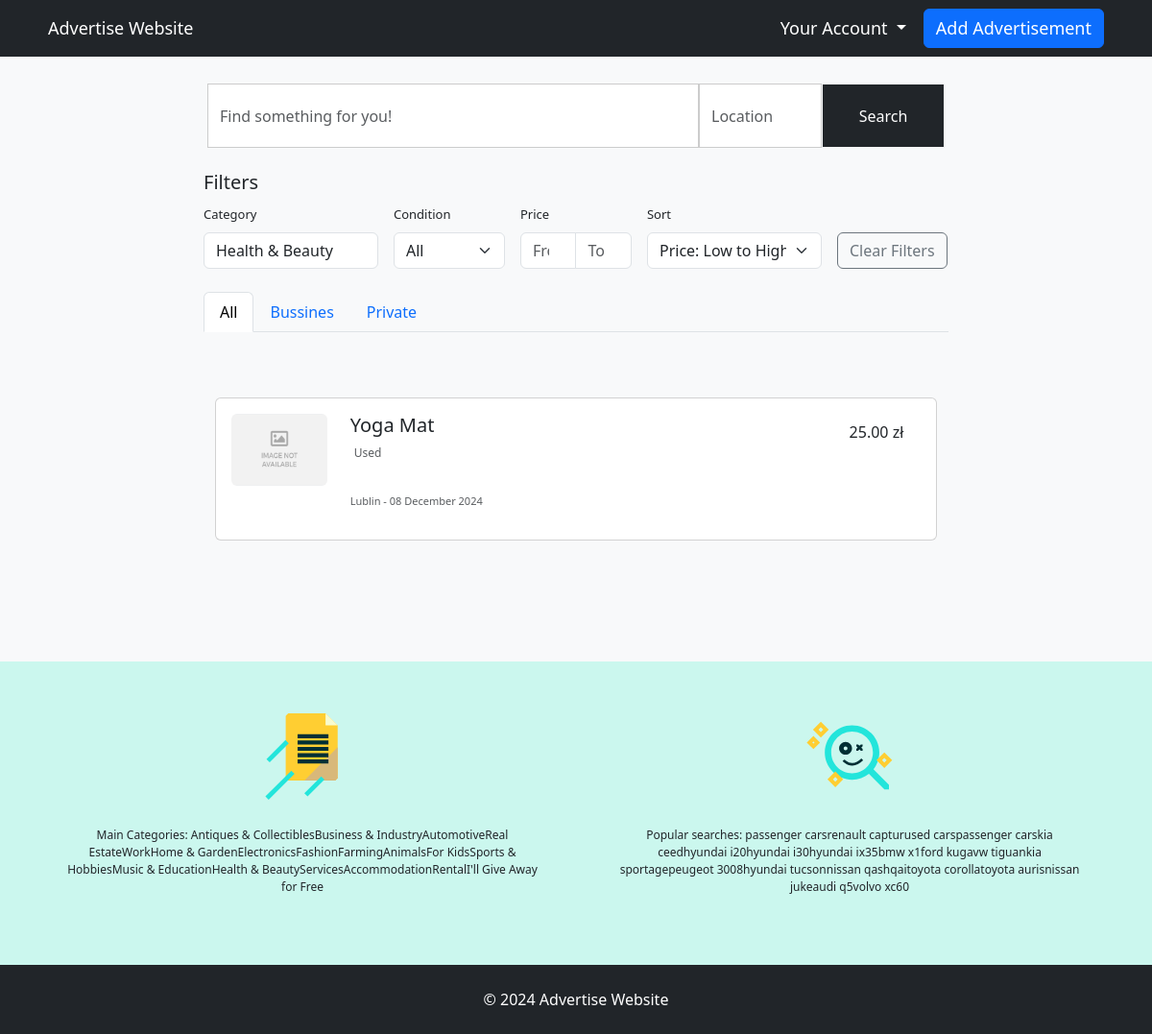
/oferts.php?category=10, run on the app's committed database.
### tables this page shows
CREATE TABLE IF NOT EXISTS ads (
    id INT AUTO_INCREMENT PRIMARY KEY,
    title VARCHAR(100) NOT NULL,
    description TEXT NOT NULL,
    price DECIMAL(10,2) NOT NULL,
    localization VARCHAR(100) NOT NULL,
    category_id INT NULL,
    image_path TEXT,
    user_id INT NOT NULL,
    phone_number VARCHAR(15) NULL,
    active TINYINT(1) DEFAULT 1,
    condit TINYINT(1) DEFAULT 0,
    created_at DATETIME DEFAULT CURRENT_TIMESTAMP,
    updated_at DATETIME DEFAULT CURRENT_TIMESTAMP ON UPDATE CURRENT_TIMESTAMP,
    FOREIGN KEY (category_id) REFERENCES categories(id) ON DELETE SET NULL,
    FOREIGN KEY (user_id) REFERENCES users(id) ON DELETE CASCADE
);

### oferts.php (the view, shortened to what this page needs)
<?php
require 'db.php';
try {
    $query = $db->prepare("SELECT id, name FROM categories");
    $query->execute();
    $categories = $query->fetchAll(PDO::FETCH_ASSOC);
} catch (PDOException $e) {
    echo json_encode(['success' => false, 'message' => 'Error fetching categories.']);
    exit();
}
$search = isset($_GET['search']) ? trim($_GET['search']) : null;
$location = isset($_GET['location']) ? trim($_GET['location']) : null;
$category = isset($_GET['category']) ? trim($_GET['category']) : null;
$condition = isset($_GET['condition']) ? trim($_GET['condition']) : null;
$priceFrom = isset($_GET['priceFrom']) ? trim($_GET['priceFrom']) : null;
$priceTo = isset($_GET['priceTo']) ? trim($_GET['priceTo']) : null;
$sql = "SELECT * FROM ads WHERE active = 1";
$params = [];
if (!empty($category)) {
    $sql .= " AND category_id = :category";
    $params[':category'] = $category;
}
$sortOrder = isset($_GET['sortOrder']) ? $_GET['sortOrder'] : 'price_asc';
switch ($sortOrder) {
    default:
        $sql .= " ORDER BY price ASC";
        break;
}
try {
    $query = $db->prepare($sql);
    $query->execute($params);
    $adsToDisplay = $query->fetchAll(PDO::FETCH_ASSOC);
} catch (PDOException $e) {
    echo json_encode(['success' => false, 'message' => 'Error fetching ads: ' . $e->getMessage()]);
    exit();
}
?>
<!DOCTYPE html>
<html lang="pl">
<head>
    <link href="https://cdn.jsdelivr.net/npm/bootstrap@5.3.3/dist/css/bootstrap.min.css" rel="stylesheet">
    <link href="https://cdnjs.cloudflare.com/ajax/libs/font-awesome/6.0.0/css/all.min.css" rel="stylesheet">
</head>
<body>
    <nav class="navbar navbar-expand-sm bg-dark">
        <div class="container-fluid container-custom">
            <a class="navbar-brand" href="./index.php">Advertise Website</a>
            <div class="collapse navbar-collapse justify-content-center" id="navbarSupportedContent">
                <ul class="navbar-nav">
                    <li class="nav-item dropdown">
                        <a class="nav-link dropdown-toggle" href="#" id="navbarDropdown" role="button"
                            data-bs-toggle="dropdown" aria-expanded="false">
                            Your Account
                        </a>
                    </li>
                </ul>
            </div>
            <a class="btn btn-primary btn-add-ad" href="./addAnnounView.php">Add Advertisement</a>
        </div>
    </nav>
    <div style="min-height: 630px;" id="kontener" class="container-fluid bg-light">
        <div class="row">
            <div class="col-md-2 bg-light" id="sideBar1"></div>
            <main class="col-md-8 bg-light">
                <div style="padding: 20px 0;" class="col-md-12 bg-light">
                    <form id="searchForm" action="./oferts.php" method="GET">
                        <div class=" justify-content-center align-items-center mx-3 my-2">
                            <div class="row">
                                <div class="col-lg-8 col-md-8 col-sm-8 p-0">
                                    <input type="text" class="form-control search-slt" id="searchQuery" value="<?= htmlspecialchars($search) ?>" name="search" placeholder="Find something for you!">
                                </div>
                                <div class="col-lg-2 col-md-2 col-sm-2 p-0">
                                    <input type="text" class="form-control search-slt" value="<?= htmlspecialchars($location) ?>" id="locationQuery" name="location" placeholder="Location">
                                </div>
                                <div class="col-lg-2 col-md-2 col-sm-2 p-0">
                                    <button type="submit" class="btn btn-light btn-search" id="searchButton">Search</button>
                                </div>
                            </div>
                        </div>
                        <div class="my-4">
                            <div class="filter-section">
                                <h5>Filters</h5>
                                <div class="row g-3 align-items-center">
                                    <div class="col-md-3">
                                        <label for="category" class="form-label miniKat">Category</label>
                                        <select id="category" name="category" class="form-control">
                                            <?php foreach ($categories as $cat): ?>
                                                <option value="<?= htmlspecialchars($cat['id']) ?>" <?= $cat['id'] == $category ? 'selected' : '' ?>>
                                                    <?= htmlspecialchars($cat['name']) ?>
                                                </option>
                                            <?php endforeach; ?>
                                        </select>
                                    </div>
                                    <div class="col-md-2">
                                        <label for="condition" class="form-label miniKat">Condition</label>
                                        <select class="form-select" id="condition" name="condition">
                                            <option value="" <?= $condition === null ? 'selected' : '' ?>>All</option>
                                        </select>
                                    </div>
                                    <div class="col-md-2">
                                        <label class="form-label miniKat">Price</label>
                                        <div class="input-group">
                                            <input type="number" class="form-control" value="<?= htmlspecialchars($priceFrom) ?>" placeholder="From" id="priceFrom" name="priceFrom">
                                            <input type="number" class="form-control" value="<?= htmlspecialchars($priceTo) ?>" placeholder="To" id="priceTo" name="priceTo">
                                        </div>
                                    </div>
                                    <div class="col-md-3">
                                        <label for="sortOrder" class="form-label miniKat">Sort</label>
                                        <select name="sortOrder" class="form-select">
                                            <option value="price_asc" <?= $sortOrder == 'price_asc' ? 'selected' : '' ?>>Price: Low to High</option>
                                        </select>
                                    </div>
                                    <div class="col-md-2 filter-buttons">
                                        <div class="form-label-placeholder miniKat"></div>
                                        <button type="button" class="btn btn-outline-secondary" id="clearFilters">Clear Filters</button>
                                    </div>
                                </div>
                            </div>
                            <ul class="nav nav-tabs my-4">
                                <li class="nav-item">
                                    <a class="nav-link active" href="#">All</a>
                                </li>
                                <li class="nav-item">
                                    <a class="nav-link" href="#">Bussines</a>
                                </li>
                                <li class="nav-item">
                                    <a class="nav-link" href="#">Private</a>
                                </li>
                            </ul>
                        </div>
                    </form>
                </div>
                <div style="width: 100%;" class="container my-4">
                    <div class="row">
                        <?php if (!empty($adsToDisplay)) : ?>
                            <?php foreach ($adsToDisplay as $ad): ?>
                                <div class="mb-3">
                                    <a style="text-decoration: none;" href="./ofert.php?adId=<?= $ad['id'] ?>" class="card featured p-3">
                                        <div class="row">
                                            <div class="col-md-2 text-center">
                                                <?php
                                                $imagePaths = !empty($ad['image_path']) ? explode(',', $ad['image_path']) : ['noImage.jpg'];
                                                $firstImage = $imagePaths[0];
                                                ?>
                                                <img src="./uploads/thumb_150x113/<?= htmlspecialchars($firstImage) ?>" alt="Image" class="img-fluid rounded">
                                            </div>
                                            <div class="col-md-8">
                                                <h5 class="card-title"><?= htmlspecialchars($ad['title']) ?></h5>
                                                <p style="font-size:12px" class="text-muted mx-1"><?= $ad['condit'] == 0 ? 'New' : 'Used' ?></p>
                                                <p style="margin-top: 7%; font-size:11px" class="text-muted"><?= htmlspecialchars($ad['localization']) ?> - <?= date('d F Y', strtotime($ad['updated_at'])) ?></p>
                                            </div>
                                            <div style="margin-top: 1%;padding-right:4%" class="col-md-2 text-end">
                                                <span class="price"><?= number_format($ad['price'], 2) ?> zł</span>
                                            </div>
                                        </div>
                                    </a>
                                </div>
                            <?php endforeach; ?>
                        <?php endif; ?>
                    </div>
                </div>
            </main>
            <div class="col-md-2 bg-light" id="sideBar2"></div>
        </div>
    </div>
    <div class="py-5" style="background-color: #cbf7ee;min-height: 200px;" class="popular">
        <div class="container ">
            <div class="row text-center">
                <div class="col-6">
                    <div class="mb-3" style="align-items: center;"><img style="height:100px; width:100px" src="./img/1.svg" alt=""></div>
                    <div class="m-4" style="font-size:12px;">
                        <span>
                            Main Categories: Antiques & CollectiblesBusiness & IndustryAutomotiveReal EstateWorkHome & GardenElectronicsFashionFarmingAnimalsFor KidsSports & HobbiesMusic & EducationHealth & BeautyServicesAccommodationRentalI'll Give Away for Free </span>
                    </div>
                </div>
                <div class="col-6">
                    <div class="mb-3" style="align-items: center;"><img style="height:100px; width:100px" src="./img/2.svg" alt=""></div>
                    <div class="m-4" style="font-size:12px;"><span>
                            Popular searches: passenger carsrenault capturused carspassenger carskia ceedhyundai i20hyundai i30hyundai ix35bmw x1ford kugavw tiguankia sportagepeugeot 3008hyundai tucsonnissan qashqaitoyota corollatoyota aurisnissan jukeaudi q5volvo xc60 </span>
                    </div>
                </div>
            </div>
        </div>
    </div>
    <footer class="bg-dark text-white text-center py-4 mt-auto">
        &copy; 2024 Advertise Website
    </footer>
</body>
</html>

### oferts.php (style rules this page uses)
.search-slt { display: block; width: 100%; height: 22px; font-size: 1rem; line-height: 1.5; color: #55595c; background-color: #fff; background-image: none; border: 1px solid #ccc; height: calc(4rem + 3px) !important; border-radius: 0; }
.btn-search { width: 100%; font-size: 1rem; font-weight: 400; text-transform: capitalize; height: calc(4rem + 3px) !important; border-radius: 1%; background-color: var(--bs-body-color); color: white !important; }
.container-custom { padding-left: 260px; padding-right: 260px; }
.navbar-brand { margin-right: auto; }
.btn-add-ad { margin-left: 10px; }
.container-custom { padding-left: 320px; padding-right: 320px; }
@media (max-width: 1900px) { .container-custom { padding-left: 300px; padding-right: 300px; } }
@media (max-width: 1600px) { .container-custom { padding-left: 255px; padding-right: 255px; } }
@media (max-width: 1200px) { .container-custom { padding-left: 50px; padding-right: 50px; } }
.navbar-collapse { flex-grow: 0; }
.btn-add-ad { flex-grow: 0; }
.navbar-brand, #navbarDropdown, .btn-add-ad { font-size: 18px !important; ; font-weight: 400 !important; color: white !important; }
.form-label-placeholder { height: 1.5rem; margin-bottom: 0.5rem; display: block; }
.miniKat { font-size: 13px; }

### data on the page
ads: image_path (placeholder picture), title "Yoga Mat", condit "Used", localization "Lublin", updated_at "08 December 2024", price "25.00"

### other printed values
form field category "Health & Beauty"
